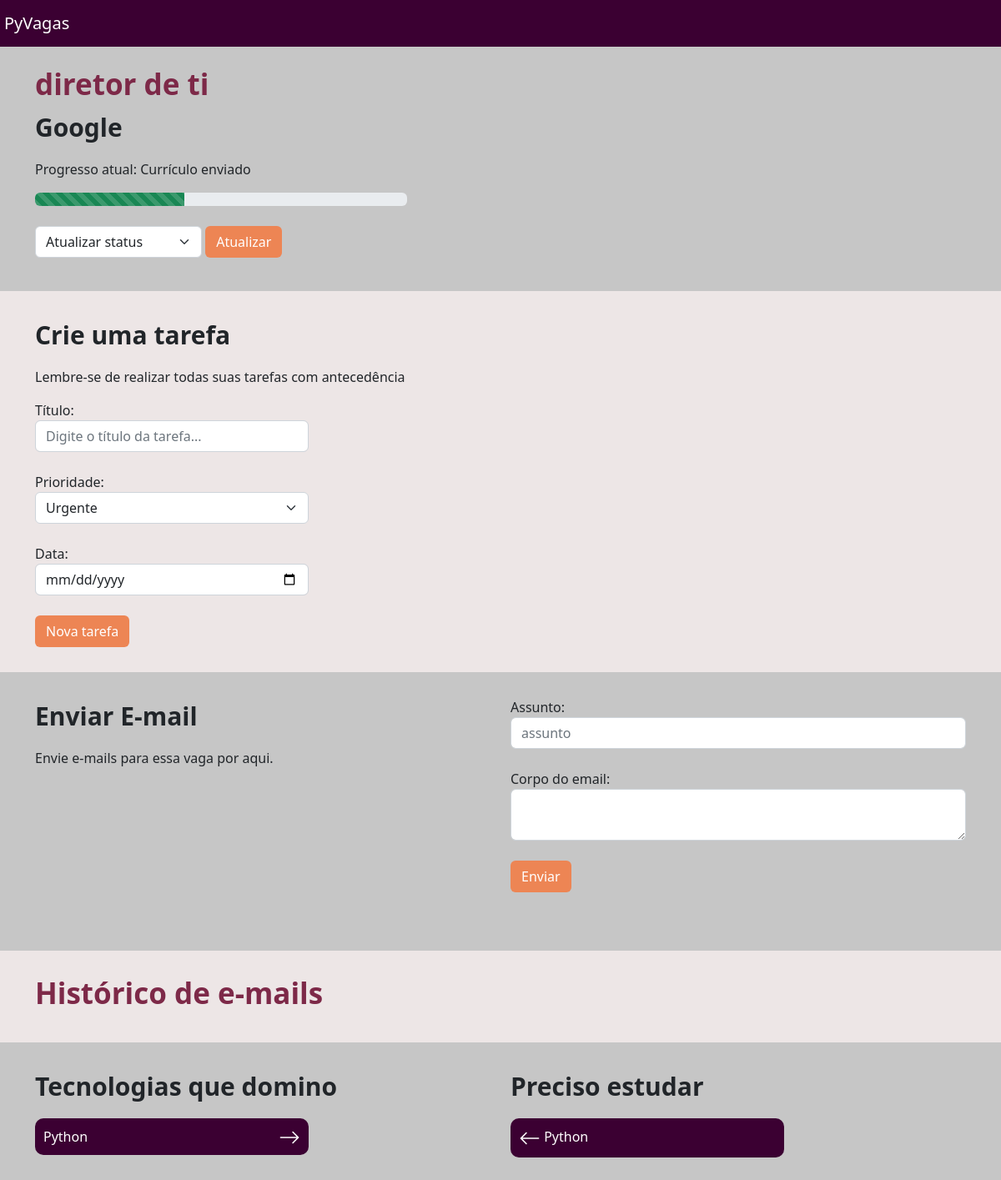
Before: /vagas/vaga/6 with the older database file.
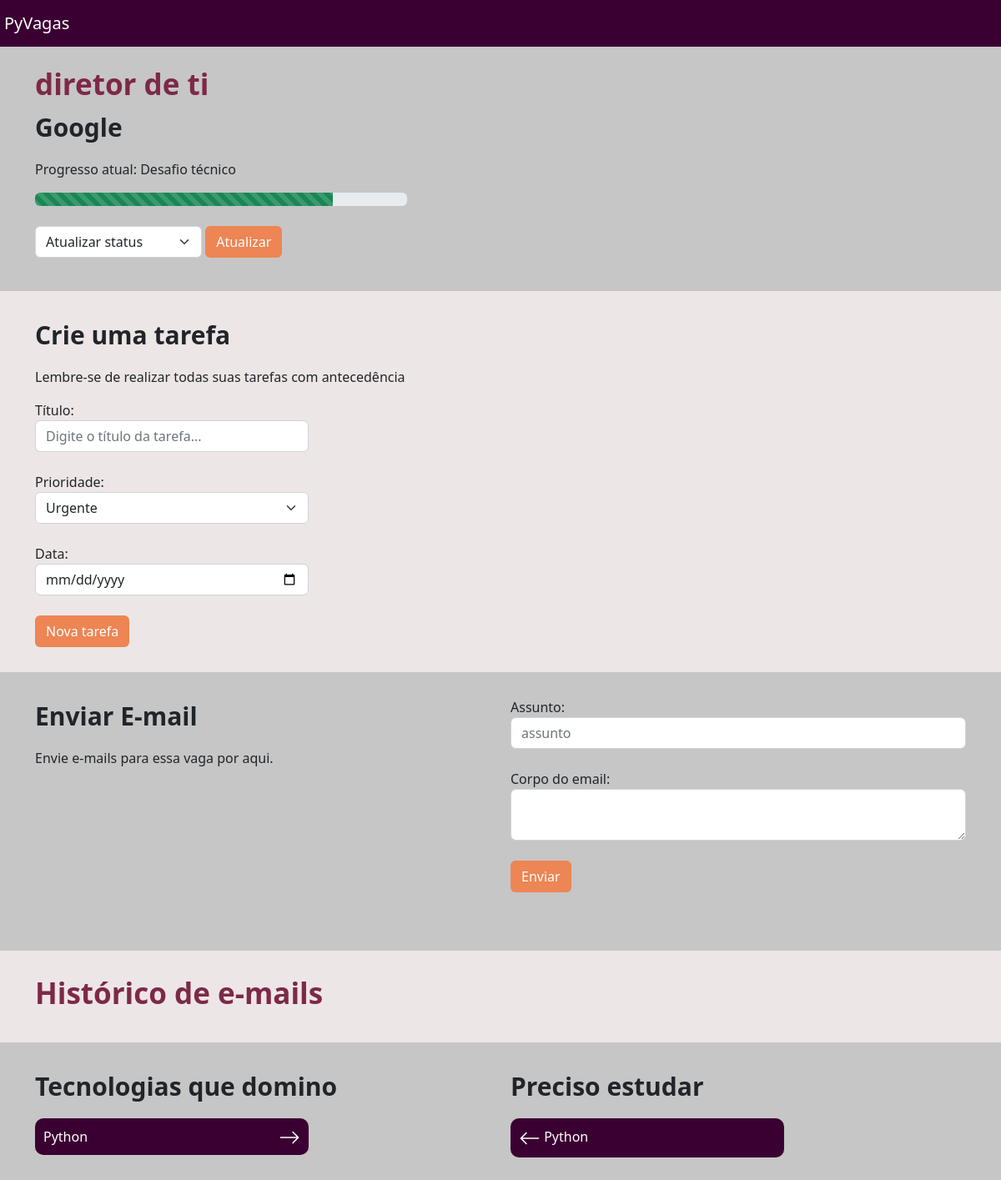
After: the same page with the newer database file.
### empresa/models.py (models this page shows, shortened)
class Vagas(models.Model):
    choices_experiencia = (
        ('J', 'Júnior'),
        ('P', 'Pleno'),
        ('S', 'Sênior')
    )
    choices_status = (
        ('I', 'Interesse'),
        ('C', 'Currículo enviado'),
        ('E', 'Entrevista'),
        ('D', 'Desafio técnico'),
        ('F', 'Finalizado')
    )
    empresa = models.ForeignKey(Empresa, null=True, on_delete=models.SET_NULL)
    titulo = models.CharField(max_length=30)
    email = models.EmailField(null=True)
    nivel_experiencia = models.CharField(max_length=2, choices=choices_experiencia)
    data_final = models.DateField()
    status = models.CharField(max_length=30, choices=choices_status)
    tecnologias_dominadas = models.ManyToManyField(Tecnologias)
    tecnologias_estudar = models.ManyToManyField(Tecnologias, related_name='estudar')
    def progresso(self):
        x = [((i+1)*20,j[0]) for i, j in enumerate(self.choices_status)]
        x = list(filter(lambda x: x[1] == self.status, x))[0][0]
        return x

class Empresa(models.Model):
    choices_nicho_mercado = (
        ('P', 'Programação'),
        ('S', 'Suporte Técnico'),
        ('E', 'Engenharia')
    )
    logo = models.ImageField(upload_to="logo_empresa", null=True, blank=True)
    nome = models.CharField(max_length=30)
    email = models.EmailField()
    cidade = models.CharField(max_length=30)
    tecnologias = models.ManyToManyField(Tecnologias)
    endereco = models.CharField(max_length=60)
    nicho_mercado = models.CharField(max_length=3, choices=choices_nicho_mercado)
    caracteristica_empresa = models.TextField()
    def __str__(self) -> str:
        return self.nome

### vagas/views.py (the view)
# urls.py: path('vaga/<int:id>', views.vaga, name="vaga"),
def vaga(request, id):
    vaga = get_object_or_404(Vagas, id=id)
    tarefas = Tarefa.objects.filter(vaga=vaga).filter(realizada=False)
    emails = Emails.objects.filter(vaga=vaga)
    return render(request, 'vaga.html', {'vaga': vaga,
                                         'tarefas': tarefas,
                                         'emails': emails})

### vagas/templates/vaga.html (shortened to what the changed rows need)
{% extends 'base.html' %}
{% load static %}
{% block 'head' %}
    <link rel="stylesheet" href="{% static 'vagas/css/vaga.css' %}">
{% endblock %}
{% block 'body' %}
    <div class="container">
        <br>
        <h3 class="titulo">{{vaga.titulo}}</h3>
        <p class="titulo2">{{vaga.empresa}}</p>
        <p>Progresso atual: {{vaga.get_status_display}}</p>
        <div style="width: 40%" class="progress">
            <div class="progress-bar progress-bar-striped bg-success" role="progressbar" style="width: {{vaga.progresso}}%" aria-valuenow="25" aria-valuemin="0" aria-valuemax="100"></div>
        </div>
        <br>
        <form action="{% url 'atualizar_status' vaga.id %}" method="POST">  {% csrf_token %}
            <div class="botao_atualizar">
             </div>
        </form>
    </div>
{% endblock %}

Changed rows visible on the page:
changed Vagas "diretor de ti": status "Currículo enviado" → "Desafio técnico"
